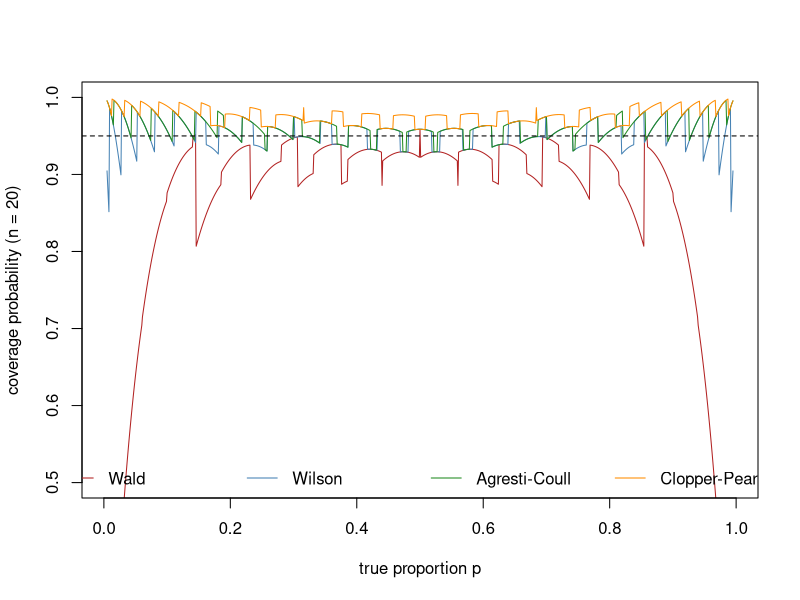

Generate this figure with R:
# Exact coverage of nominal 95% Wald, Wilson, Agresti-Coull and Clopper-Pearson intervals, n = 20.
n <- 20; z <- qnorm(0.975); x <- 0:n; ph <- x / n
wald <- cbind(ph - z * sqrt(ph * (1 - ph) / n), ph + z * sqrt(ph * (1 - ph) / n))
ctr <- (ph + z^2 / (2 * n)) / (1 + z^2 / n)
hw <- z / (1 + z^2 / n) * sqrt(ph * (1 - ph) / n + z^2 / (4 * n^2))
wilson <- cbind(ctr - hw, ctr + hw)
nt <- n + z^2; pt <- (x + z^2 / 2) / nt
ac <- cbind(pt - z * sqrt(pt * (1 - pt) / nt), pt + z * sqrt(pt * (1 - pt) / nt))
cp <- t(sapply(x, function(k) binom.test(k, n)$conf.int))
coverage <- function(ci, p) sum(dbinom(x, n, p)[ci[, 1] <= p & p <= ci[, 2]])
grid <- seq(0.005, 0.995, by = 0.001)
cov <- sapply(list(wald, wilson, ac, cp), function(ci) sapply(grid, function(p) coverage(ci, p)))
matplot(grid, cov, type = "l", lty = 1, col = c("firebrick", "steelblue", "forestgreen", "darkorange"),
        ylim = c(0.5, 1), xlab = "true proportion p", ylab = "coverage probability (n = 20)")
abline(h = 0.95, lty = 2)
legend("bottom", c("Wald", "Wilson", "Agresti-Coull", "Clopper-Pearson"), horiz = TRUE, bty = "n",
       col = c("firebrick", "steelblue", "forestgreen", "darkorange"), lwd = 1)
